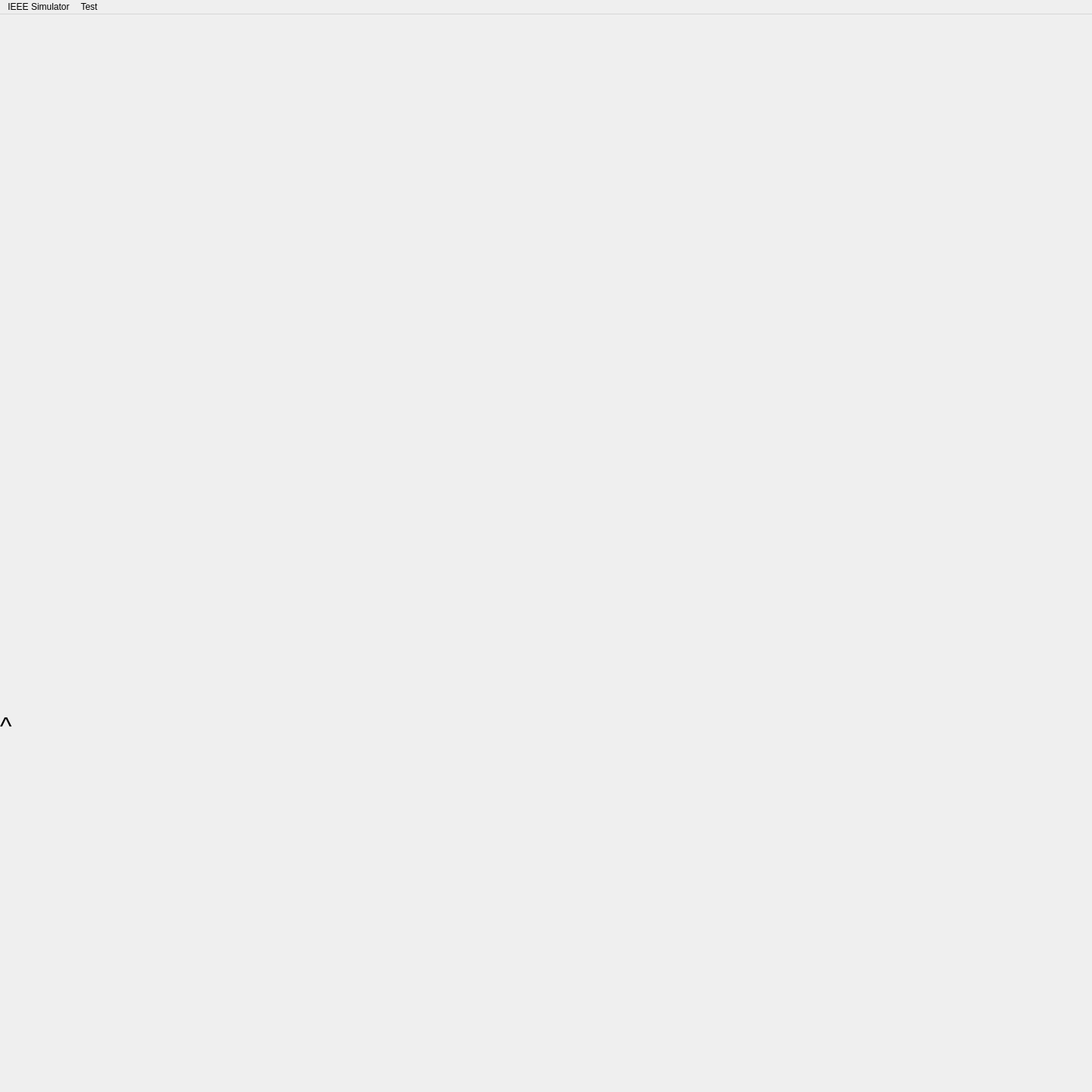
<?xml version="1.0" encoding="UTF-8"?>
<ui version="4.0">
 <class>MainWindow</class>
 <widget class="QMainWindow" name="MainWindow">
  <property name="geometry">
   <rect>
    <x>0</x>
    <y>0</y>
    <width>1440</width>
    <height>1440</height>
   </rect>
  </property>
  <property name="sizePolicy">
   <sizepolicy hsizetype="Preferred" vsizetype="Preferred">
    <horstretch>0</horstretch>
    <verstretch>0</verstretch>
   </sizepolicy>
  </property>
  <property name="minimumSize">
   <size>
    <width>1440</width>
    <height>1440</height>
   </size>
  </property>
  <property name="maximumSize">
   <size>
    <width>9600</width>
    <height>10000</height>
   </size>
  </property>
  <property name="windowTitle">
   <string>MainWindow</string>
  </property>
  <widget class="QWidget" name="centralwidget">
   <widget class="QLabel" name="label">
    <property name="geometry">
     <rect>
      <x>0</x>
      <y>920</y>
      <width>50</width>
      <height>40</height>
     </rect>
    </property>
    <property name="font">
     <font>
      <pointsize>25</pointsize>
     </font>
    </property>
    <property name="text">
     <string>^</string>
    </property>
    <property name="alignment">
     <set>Qt::AlignLeading|Qt::AlignLeft|Qt::AlignTop</set>
    </property>
   </widget>
  </widget>
  <widget class="QMenuBar" name="menubar">
   <property name="geometry">
    <rect>
     <x>0</x>
     <y>0</y>
     <width>1440</width>
     <height>42</height>
    </rect>
   </property>
   <widget class="QMenu" name="menuIEEE_Simulator">
    <property name="title">
     <string>IEEE Simulator</string>
    </property>
   </widget>
   <widget class="QMenu" name="menuTest">
    <property name="title">
     <string>Test</string>
    </property>
   </widget>
   <addaction name="menuIEEE_Simulator"/>
   <addaction name="menuTest"/>
  </widget>
 </widget>
 <resources/>
 <connections/>
</ui>
